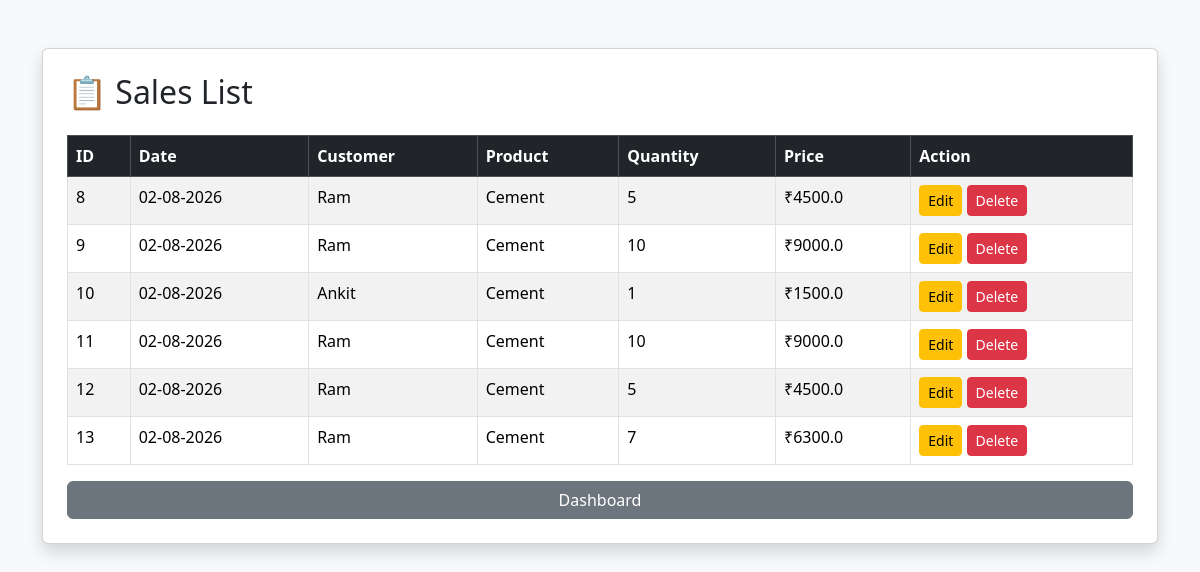
/view-sales, run on the app's committed database.
### tables this page shows
CREATE TABLE sales (

            id INTEGER PRIMARY KEY AUTOINCREMENT,

            customer TEXT,

            product TEXT,

            quantity INTEGER,

            price REAL

        , date TEXT);

### app.py (the view)
@app.route("/view-sales")
def view_sales():
    sales = get_all_sales()
    return render_template(
        "view_sales.html",
        sales=sales
    )

### database/db.py (called while the page is built)
def get_all_sales():
    conn = sqlite3.connect(DATABASE_NAME)
    cursor = conn.cursor()
    cursor.execute("SELECT * FROM sales")
    rows = cursor.fetchall()
    conn.close()
    return rows

### templates/view_sales.html (shortened to what this page needs)
<!DOCTYPE html>
<html lang="en">
<head>
    <link href="https://cdn.jsdelivr.net/npm/bootstrap@5.3.7/dist/css/bootstrap.min.css" rel="stylesheet">
</head>
<body class="bg-light">
<div class="container mt-5">
    <div class="card shadow p-4">
        <h2 class="mb-4">
            📋 Sales List
        </h2>
        <table class="table table-bordered table-striped">
            <thead class="table-dark">
                <tr>
                    <th>ID</th>
                    <th>Date</th>
                    <th>Customer</th>
                    <th>Product</th>
                    <th>Quantity</th>
                    <th>Price</th>
                    <th>Action</th>
                </tr>
            </thead>
            <tbody>
            {% for sale in sales %}
                <tr>
                    <td>{{ sale[0] }}</td>
                    <td>{{ sale[5] }}</td>
                    <td>{{ sale[1] }}</td>
                    <td>{{ sale[2] }}</td>
                    <td>{{ sale[3] }}</td>
                    <td>₹{{ sale[4] }}</td>
                    <td>
                        <a href="/edit-sale/{{ sale[0] }}"
                           class="btn btn-sm btn-warning">
                            Edit
                        </a>
                        <a href="/delete-sale/{{ sale[0] }}"
                           class="btn btn-sm btn-danger">
                            Delete
                        </a>
                    </td>
                </tr>
            {% endfor %}
            </tbody>
        </table>
        <a href="/" class="btn btn-secondary">
            Dashboard
        </a>
    </div>
</div>
</body>
</html>

### data on the page
sales: id "8", date "02-08-2026", customer "Ram", product "Cement", quantity "5", price "4500.0"
sales: id "9", date "02-08-2026", customer "Ram", product "Cement", quantity "10", price "9000.0"
sales: id "10", date "02-08-2026", customer "Ankit", product "Cement", quantity "1", price "1500.0"
sales: id "11", date "02-08-2026", customer "Ram", product "Cement", quantity "10", price "9000.0"
sales: id "12", date "02-08-2026", customer "Ram", product "Cement", quantity "5", price "4500.0"
sales: id "13", date "02-08-2026", customer "Ram", product "Cement", quantity "7", price "6300.0"
